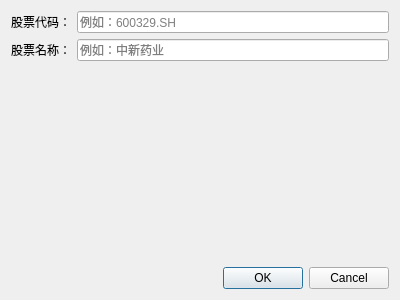
<?xml version="1.0" encoding="UTF-8"?>
<ui version="4.0">
 <class>AddStockDlg</class>
 <widget class="QDialog" name="AddStockDlg">
  <property name="geometry">
   <rect>
    <x>0</x>
    <y>0</y>
    <width>400</width>
    <height>300</height>
   </rect>
  </property>
  <property name="windowTitle">
   <string>添加股票</string>
  </property>
  <layout class="QFormLayout" name="formLayout_2">
   <property name="formAlignment">
    <set>Qt::AlignLeading|Qt::AlignLeft|Qt::AlignTop</set>
   </property>
   <item row="0" column="0">
    <widget class="QLabel" name="label">
     <property name="text">
      <string>股票代码：</string>
     </property>
    </widget>
   </item>
   <item row="0" column="1">
    <widget class="QLineEdit" name="editStockCode">
     <property name="placeholderText">
      <string>例如：600329.SH</string>
     </property>
    </widget>
   </item>
   <item row="1" column="0">
    <widget class="QLabel" name="label_2">
     <property name="text">
      <string>股票名称：</string>
     </property>
    </widget>
   </item>
   <item row="1" column="1">
    <widget class="QLineEdit" name="editStockName">
     <property name="placeholderText">
      <string>例如：中新药业</string>
     </property>
    </widget>
   </item>
   <item row="3" column="0" colspan="2">
    <widget class="QDialogButtonBox" name="buttonBox">
     <property name="orientation">
      <enum>Qt::Horizontal</enum>
     </property>
     <property name="standardButtons">
      <set>QDialogButtonBox::Cancel|QDialogButtonBox::Ok</set>
     </property>
    </widget>
   </item>
   <item row="2" column="0">
    <spacer name="verticalSpacer">
     <property name="orientation">
      <enum>Qt::Vertical</enum>
     </property>
     <property name="sizeHint" stdset="0">
      <size>
       <width>20</width>
       <height>40</height>
      </size>
     </property>
    </spacer>
   </item>
  </layout>
 </widget>
 <resources/>
 <connections>
  <connection>
   <sender>buttonBox</sender>
   <signal>accepted()</signal>
   <receiver>AddStockDlg</receiver>
   <slot>accept()</slot>
   <hints>
    <hint type="sourcelabel">
     <x>248</x>
     <y>254</y>
    </hint>
    <hint type="destinationlabel">
     <x>157</x>
     <y>274</y>
    </hint>
   </hints>
  </connection>
  <connection>
   <sender>buttonBox</sender>
   <signal>rejected()</signal>
   <receiver>AddStockDlg</receiver>
   <slot>reject()</slot>
   <hints>
    <hint type="sourcelabel">
     <x>316</x>
     <y>260</y>
    </hint>
    <hint type="destinationlabel">
     <x>286</x>
     <y>274</y>
    </hint>
   </hints>
  </connection>
 </connections>
</ui>
